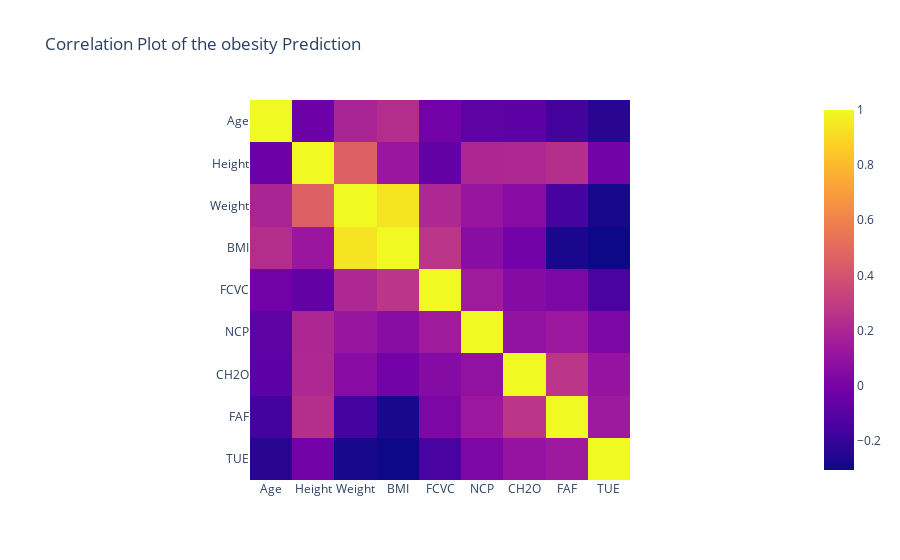

The cell this chart's notebook holds for it:
### Code cell
# we are using a heat map to check for correlation between Obesity and other variables
fig = px.imshow(corr_matrix, title="Correlation Plot of the obesity Prediction")

fig.show()

### Figure 1 — Plotly figure (JSON) as saved in the notebook; plotly's stock layout.template omitted (floating-point values rounded to 4 significant figures)
{"data": [{"coloraxis": "coloraxis", "hovertemplate": "x: %{x}<br>y: %{y}<br>color: %{z}<extra></extra>", "name": "0", "type": "heatmap", "x": ["Age", "Height", "Weight", "BMI", "FCVC", "NCP", "CH2O", "FAF", "TUE"], "xaxis": "x", "y": ["Age", "Height", "Weight", "BMI", "FCVC", "NCP", "CH2O", "FAF", "TUE"], "yaxis": "y", "z": [[1, -0.03601, 0.1862, 0.2293, -0.0136, -0.07984, -0.08787, -0.1645, -0.2367], [-0.03601, 1, 0.4575, 0.1245, -0.06861, 0.2002, 0.2042, 0.236, -0.01242], [0.1862, 0.4575, 1, 0.9345, 0.2049, 0.1138, 0.05861, -0.1612, -0.28], [0.2293, 0.1245, 0.9345, 1, 0.265, 0.06152, -0.01158, -0.2701, -0.306], [-0.0136, -0.06861, 0.2049, 0.265, 1, 0.1407, 0.04709, 0.02226, -0.1498], [-0.07984, 0.2002, 0.1138, 0.06152, 0.1407, 1, 0.0926, 0.1307, 0.01731], [-0.08787, 0.2042, 0.05861, -0.01158, 0.04709, 0.0926, 1, 0.2645, 0.1062], [-0.1645, 0.236, -0.1612, -0.2701, 0.02226, 0.1307, 0.2645, 1, 0.1374], [-0.2367, -0.01242, -0.28, -0.306, -0.1498, 0.01731, 0.1062, 0.1374, 1]]}], "layout": {"coloraxis": {"colorscale": [[0, "#0d0887"], [0.1111, "#46039f"], [0.2222, "#7201a8"], [0.3333, "#9c179e"], [0.4444, "#bd3786"], [0.5556, "#d8576b"], [0.6667, "#ed7953"], [0.7778, "#fb9f3a"], [0.8889, "#fdca26"], [1, "#f0f921"]]}, "title": {"text": "Correlation Plot of the obesity Prediction"}, "xaxis": {"anchor": "y", "constrain": "domain", "domain": [0, 1], "scaleanchor": "y"}, "yaxis": {"anchor": "x", "autorange": "reversed", "constrain": "domain", "domain": [0, 1]}}}
